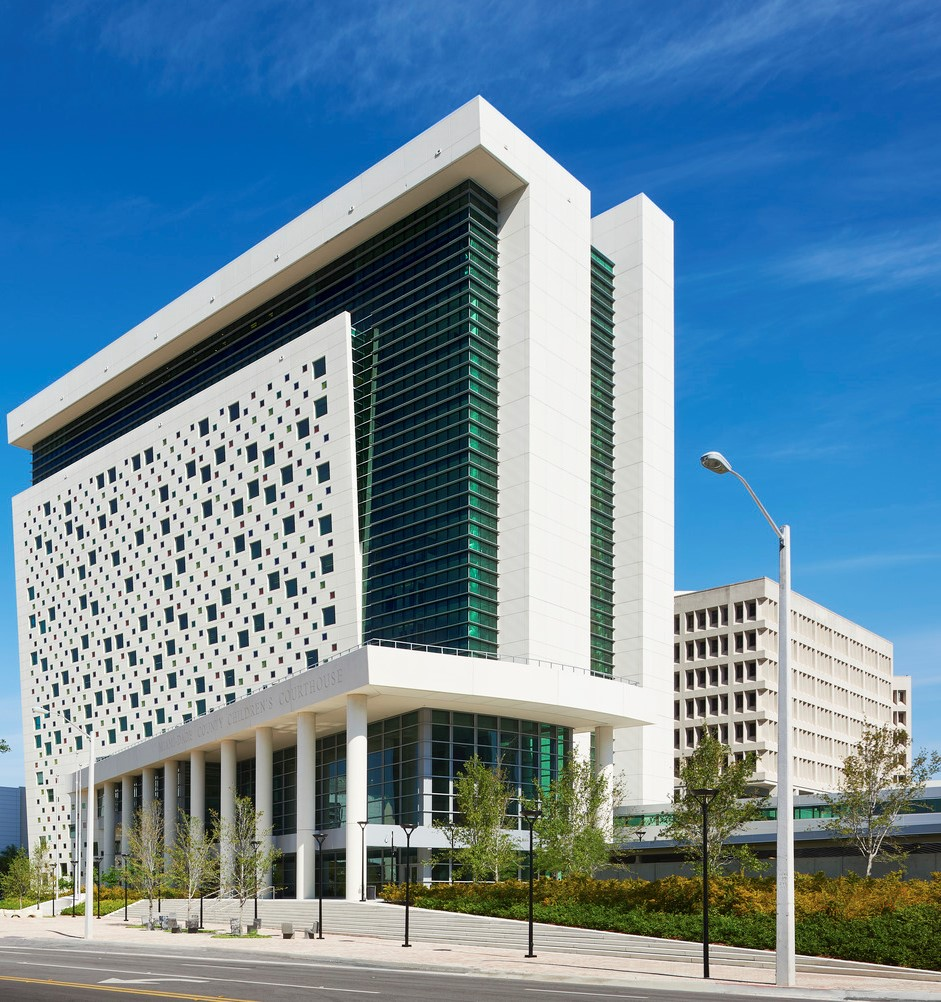
#> input picture Generators/Hack (1).jpg, 941 x 1002 px, found by its file name
$ python EleGAN.py
#> lines starting #> are read from the running program, lines starting #| are printed output that depends on the picture; after the words box and inside, x2 and y2 are one past the last pixel; in counts of white or black regions, pixels touching at a corner belong together
import cv2
import numpy as np

kernel = np.ones((2,2), np.uint8) 				###Increase the (2,2) for thicker lines.

i = 1
while i < 75:							###Depends on the number of images
	img = cv2.imread("Hack (" + str(i) + ").jpg")
#> img is the input picture: shape (1002, 941, 3); mean B, G, R 157.2, 138, 106.7
	edges = 255-cv2.Canny(img, 300, 300)			###May need to change the numbers to get perfect results
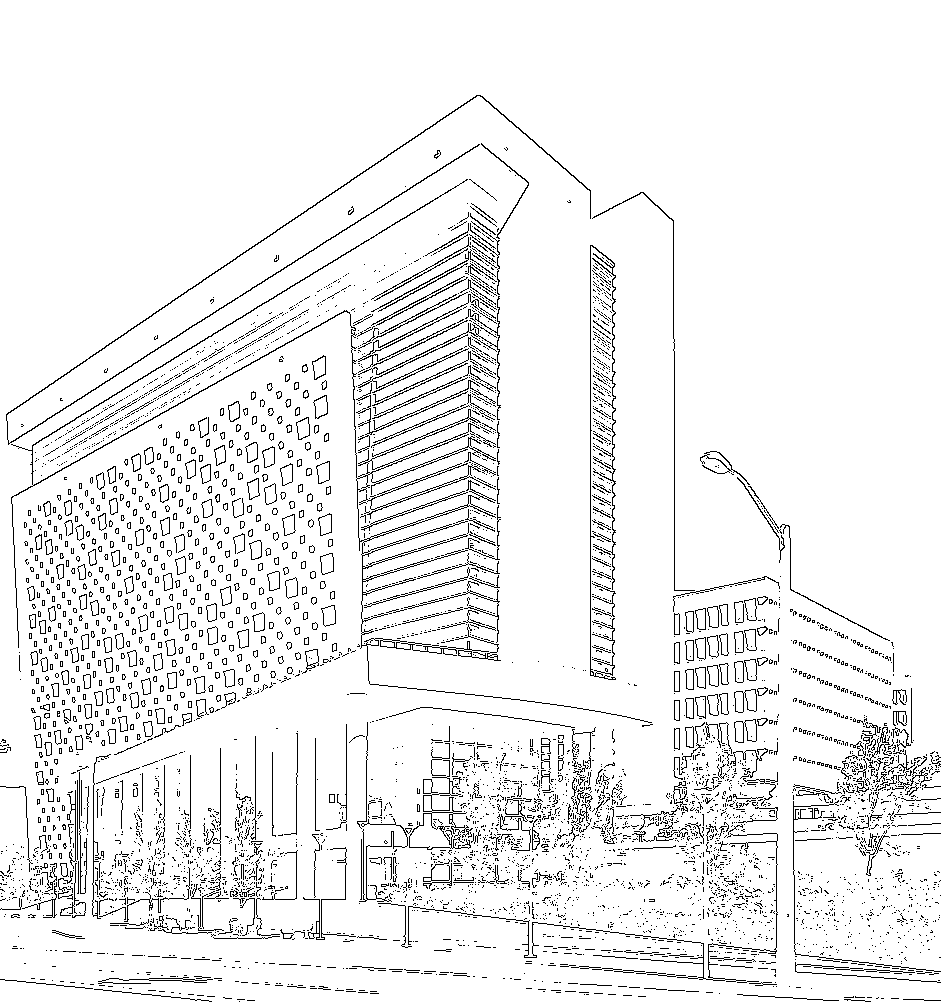
#> edges: shape (1002, 941); 93.6% white; black in thin lines or dots
	erosion = cv2.erode(edges, kernel, iterations=1)
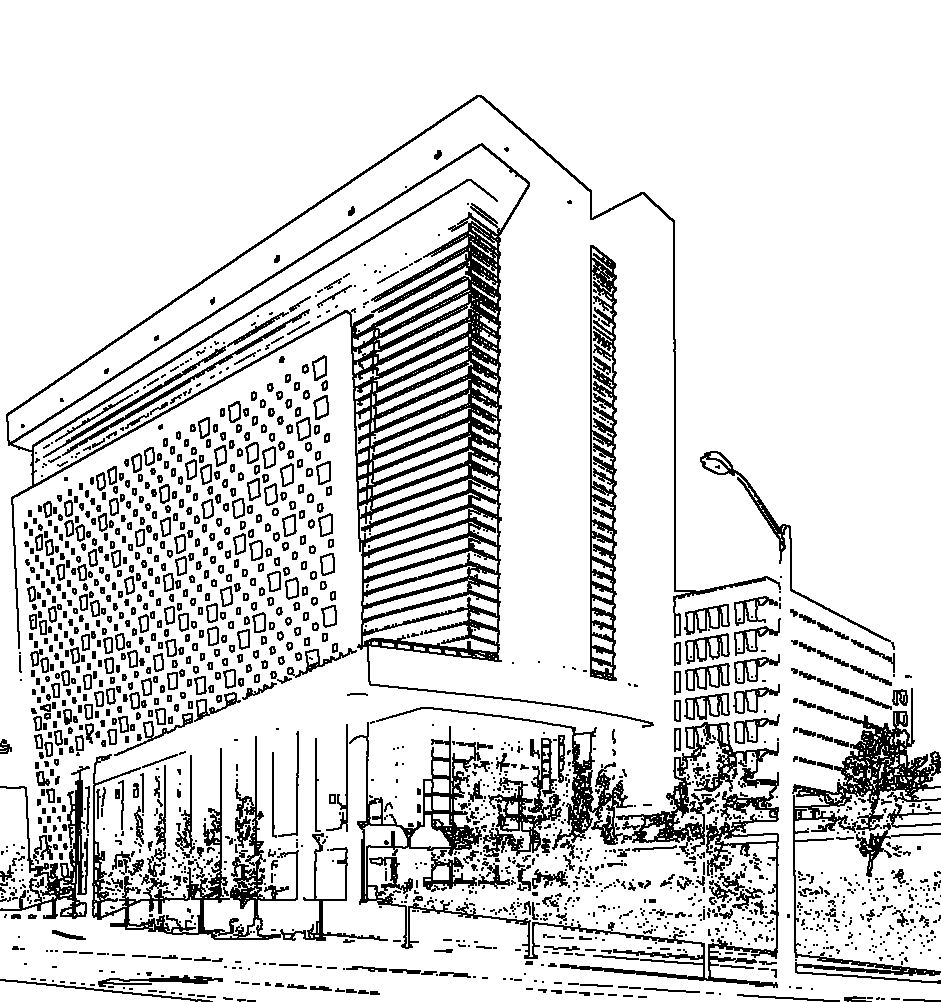
#> erosion: shape (1002, 941); 85.4% white; 1664 black regions (838 under 20 px), largest, box (x1, y1, x2, y2) and area: (6, 95, 781, 728) 34451, (349, 707, 779, 988) 17182, (92, 736, 388, 941) 7907
#> (the run stopped early here; a loop or call above may not have finished)
